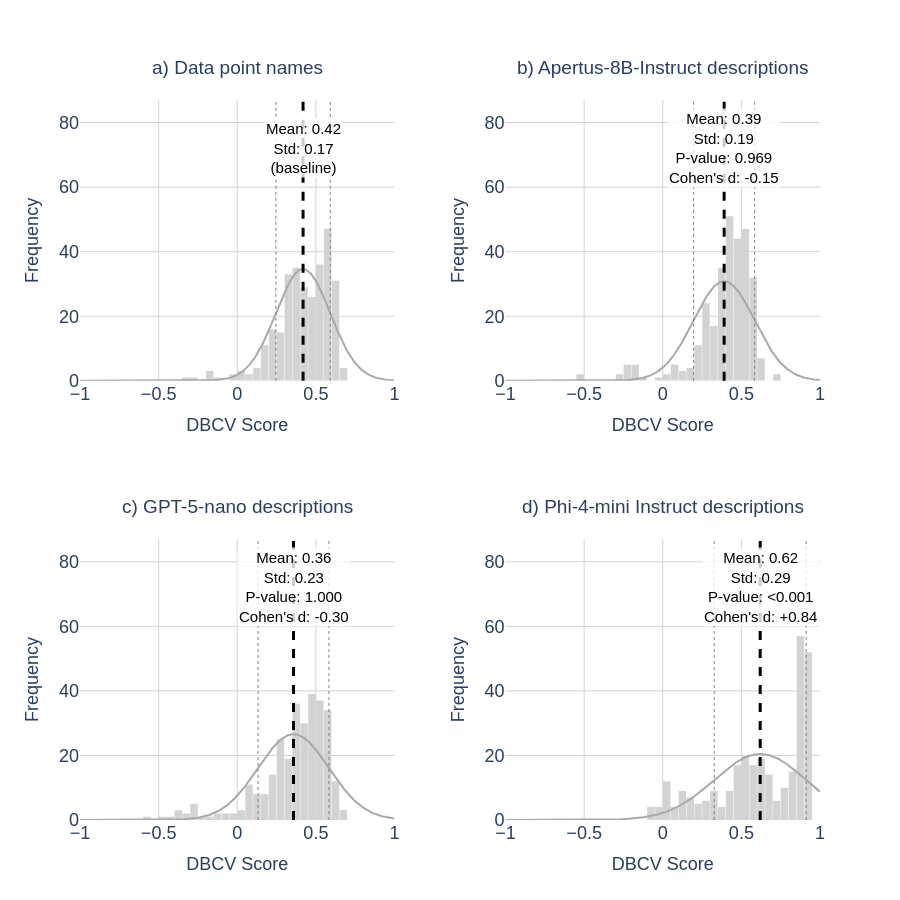

Write notebook code for a chart like this one.
### Code cell
import plotly.graph_objects as go
from plotly.subplots import make_subplots
import pandas as pd
import numpy as np
from scipy import stats
from scipy.stats import ttest_ind
from statsmodels.stats.multitest import multipletests

# --- Configuration (DBCV spans [-1, 1]; negatives are valid, not failures) ---
bin_size = 0.05
x_min, x_max = -1.0, 1.0
bin_edges = np.arange(x_min, x_max + bin_size, bin_size)
bin_config = dict(start=x_min, end=x_max, size=bin_size)

# --- Data: FULL column, no nz() filter (DBCV has no zero/failure sentinel) ---
raw = {
    "a) Data point names":                 df_data_points['user_attrs_dbcv_score'],
    "b) Apertus-8B-Instruct descriptions":  df_descriptions['user_attrs_dbcv_score'],
    "c) GPT-5-nano descriptions":           df_descriptions_gpt['user_attrs_dbcv_score'],
    "d) Phi-4-mini Instruct descriptions":  df_descriptions_phi['user_attrs_dbcv_score'],
}
names = list(raw.keys())
base_full = raw[names[0]].dropna()

datasets = [(raw[n].dropna(), n, 'lightgrey') for n in names]

# --- Hypothesis test: one-sided Welch on full DBCV scores, Holm-corrected over the 3 methods ---
method_idx = [1, 2, 3]
raw_p, deltas = {}, {}
for i in method_idx:
    v = raw[names[i]].dropna()
    _, p_one = ttest_ind(v, base_full, equal_var=False, alternative='greater')  # H1: method > data_points
    raw_p[i]  = p_one
    deltas[i] = cohens_d(v, base_full)

reject, p_holm_arr, *_ = multipletests([raw_p[i] for i in method_idx], method='holm')
p_holm    = dict(zip(method_idx, p_holm_arr))
confirmed = dict(zip(method_idx, reject))

def fmt_p(p):
    return "<0.001" if p < 0.001 else f"{p:.3f}"

# --- Global Y-Max (histogram counts only; no failed bars) ---
max_freq = max(np.histogram(data, bins=bin_edges)[0].max() for data, _, _ in datasets)
global_y_max = max_freq + 30

# --- Helper: normal curve (visual reference only; data are non-normal) ---
def get_normal_curve(data, x_min, x_max, bin_size):
    mu, std = data.mean(), data.std()
    x_range = np.linspace(x_min, x_max, 500)
    y_curve = stats.norm.pdf(x_range, mu, std + 1e-9) * len(data) * bin_size
    return x_range, y_curve, mu, std

# --- Subplots ---
fig = make_subplots(rows=2, cols=2, horizontal_spacing=0.15, vertical_spacing=0.22,
                    subplot_titles=["placeholder"] * 4)

for i, (data, name, color) in enumerate(datasets):
    row, col = (i // 2) + 1, (i % 2) + 1
    x_curve, y_curve, mu, std = get_normal_curve(data, x_min, x_max, bin_size)

    fig.layout.annotations[i].update(
        text=f"<span style='font-size:19px'>{name}</span><br><span style='font-size:12px'> </span>")

    fig.add_trace(go.Histogram(x=data, marker_color=color, opacity=1,
                               xbins=bin_config, autobinx=False, showlegend=False),
                  row=row, col=col)
    fig.add_trace(go.Scatter(x=x_curve, y=y_curve, mode='lines',
                             line=dict(color='darkgray', width=2), showlegend=False),
                  row=row, col=col)

    fig.add_vline(x=mu, line_width=3, line_dash="dash", line_color="black", row=row, col=col)
    fig.add_vline(x=mu - std, line_width=1, line_dash="dot", line_color="gray", row=row, col=col)
    fig.add_vline(x=mu + std, line_width=1, line_dash="dot", line_color="gray", row=row, col=col)

    if i == 0:   # baseline: no test against itself
        text = f"Mean: {mu:.2f}<br>Std: {std:.2f}<br>(baseline)"
    else:
        text = (f"Mean: {mu:.2f}<br>Std: {std:.2f}"
                f"<br>P-value: {fmt_p(raw_p[i])}<br>Cohen's d: {deltas[i]:+.2f}")

    fig.add_annotation(x=mu, y=max_freq + 12, text=text, showarrow=False, yshift=10,
                       font=dict(color="black", size=15),
                       bgcolor="rgba(255, 255, 255, 0.8)", row=row, col=col)

# --- Layout ---
fig.update_layout(width=900, height=900, plot_bgcolor='white', paper_bgcolor='white',
                  font=dict(family='Arial', size=18), bargap=0.05, barmode='overlay')

fig.update_xaxes(title_text='DBCV Score', range=[x_min, x_max], showgrid=True,
                 gridcolor='lightgray', dtick=0.5, title_font=dict(size=18))
fig.update_yaxes(title_text='Frequency', range=[0, global_y_max], showgrid=True,
                 gridcolor='lightgray', title_font=dict(size=18))

fig.write_image("260604_optimization_results_dbcv.png", scale=3)
fig.show()

### Figure 1 — Plotly figure (JSON) as saved in the notebook; plotly's stock layout.template omitted (floating-point values rounded to 4 significant figures; data arrays with more than 128 entries replaced by an {"elided": "..."} marker saying what was removed)
{"data": [{"marker": {"color": "lightgrey"}, "opacity": 1, "showlegend": false, "type": "histogram", "x": {"elided": "300 float values"}, "xaxis": "x", "xbins": {"end": 1, "size": 0.05, "start": -1}, "yaxis": "y"}, {"line": {"color": "darkgray", "width": 2}, "mode": "lines", "showlegend": false, "type": "scatter", "x": {"elided": "500 float values"}, "xaxis": "x", "y": {"elided": "500 float values"}, "yaxis": "y"}, {"marker": {"color": "lightgrey"}, "opacity": 1, "showlegend": false, "type": "histogram", "x": {"elided": "300 float values"}, "xaxis": "x2", "xbins": {"end": 1, "size": 0.05, "start": -1}, "yaxis": "y2"}, {"line": {"color": "darkgray", "width": 2}, "mode": "lines", "showlegend": false, "type": "scatter", "x": {"elided": "500 float values"}, "xaxis": "x2", "y": {"elided": "500 float values"}, "yaxis": "y2"}, {"marker": {"color": "lightgrey"}, "opacity": 1, "showlegend": false, "type": "histogram", "x": {"elided": "300 float values"}, "xaxis": "x3", "xbins": {"end": 1, "size": 0.05, "start": -1}, "yaxis": "y3"}, {"line": {"color": "darkgray", "width": 2}, "mode": "lines", "showlegend": false, "type": "scatter", "x": {"elided": "500 float values"}, "xaxis": "x3", "y": {"elided": "500 float values"}, "yaxis": "y3"}, {"marker": {"color": "lightgrey"}, "opacity": 1, "showlegend": false, "type": "histogram", "x": {"elided": "300 float values"}, "xaxis": "x4", "xbins": {"end": 1, "size": 0.05, "start": -1}, "yaxis": "y4"}, {"line": {"color": "darkgray", "width": 2}, "mode": "lines", "showlegend": false, "type": "scatter", "x": {"elided": "500 float values"}, "xaxis": "x4", "y": {"elided": "500 float values"}, "yaxis": "y4"}], "layout": {"annotations": [{"font": {"size": 16}, "showarrow": false, "text": "<span style='font-size:19px'>a) Data point names</span><br><span style='font-size:12px'> </span>", "x": 0.2125, "xanchor": "center", "xref": "paper", "y": 1, "yanchor": "bottom", "yref": "paper"}, {"font": {"size": 16}, "showarrow": false, "text": "<span style='font-size:19px'>b) Apertus-8B-Instruct descriptions</span><br><span style='font-size:12px'> </span>", "x": 0.7875, "xanchor": "center", "xref": "paper", "y": 1, "yanchor": "bottom", "yref": "paper"}, {"font": {"size": 16}, "showarrow": false, "text": "<span style='font-size:19px'>c) GPT-5-nano descriptions</span><br><span style='font-size:12px'> </span>", "x": 0.2125, "xanchor": "center", "xref": "paper", "y": 0.39, "yanchor": "bottom", "yref": "paper"}, {"font": {"size": 16}, "showarrow": false, "text": "<span style='font-size:19px'>d) Phi-4-mini Instruct descriptions</span><br><span style='font-size:12px'> </span>", "x": 0.7875, "xanchor": "center", "xref": "paper", "y": 0.39, "yanchor": "bottom", "yref": "paper"}, {"bgcolor": "rgba(255, 255, 255, 0.8)", "font": {"color": "black", "size": 15}, "showarrow": false, "text": "Mean: 0.42<br>Std: 0.17<br>(baseline)", "x": 0.4185, "xref": "x", "y": 69, "yref": "y", "yshift": 10}, {"bgcolor": "rgba(255, 255, 255, 0.8)", "font": {"color": "black", "size": 15}, "showarrow": false, "text": "Mean: 0.39<br>Std: 0.19<br>P-value: 0.969<br>Cohen's d: -0.15", "x": 0.3904, "xref": "x2", "y": 69, "yref": "y2", "yshift": 10}, {"bgcolor": "rgba(255, 255, 255, 0.8)", "font": {"color": "black", "size": 15}, "showarrow": false, "text": "Mean: 0.36<br>Std: 0.23<br>P-value: 1.000<br>Cohen's d: -0.30", "x": 0.3578, "xref": "x3", "y": 69, "yref": "y3", "yshift": 10}, {"bgcolor": "rgba(255, 255, 255, 0.8)", "font": {"color": "black", "size": 15}, "showarrow": false, "text": "Mean: 0.62<br>Std: 0.29<br>P-value: <0.001<br>Cohen's d: +0.84", "x": 0.6196, "xref": "x4", "y": 69, "yref": "y4", "yshift": 10}], "bargap": 0.05, "barmode": "overlay", "font": {"family": "Arial", "size": 18}, "height": 900, "paper_bgcolor": "white", "plot_bgcolor": "white", "shapes": [{"line": {"color": "black", "dash": "dash", "width": 3}, "type": "line", "x0": 0.4185, "x1": 0.4185, "xref": "x", "y0": 0, "y1": 1, "yref": "y domain"}, {"line": {"color": "gray", "dash": "dot", "width": 1}, "type": "line", "x0": 0.2456, "x1": 0.2456, "xref": "x", "y0": 0, "y1": 1, "yref": "y domain"}, {"line": {"color": "gray", "dash": "dot", "width": 1}, "type": "line", "x0": 0.5914, "x1": 0.5914, "xref": "x", "y0": 0, "y1": 1, "yref": "y domain"}, {"line": {"color": "black", "dash": "dash", "width": 3}, "type": "line", "x0": 0.3904, "x1": 0.3904, "xref": "x2", "y0": 0, "y1": 1, "yref": "y2 domain"}, {"line": {"color": "gray", "dash": "dot", "width": 1}, "type": "line", "x0": 0.1963, "x1": 0.1963, "xref": "x2", "y0": 0, "y1": 1, "yref": "y2 domain"}, {"line": {"color": "gray", "dash": "dot", "width": 1}, "type": "line", "x0": 0.5845, "x1": 0.5845, "xref": "x2", "y0": 0, "y1": 1, "yref": "y2 domain"}, {"line": {"color": "black", "dash": "dash", "width": 3}, "type": "line", "x0": 0.3578, "x1": 0.3578, "xref": "x3", "y0": 0, "y1": 1, "yref": "y3 domain"}, {"line": {"color": "gray", "dash": "dot", "width": 1}, "type": "line", "x0": 0.1325, "x1": 0.1325, "xref": "x3", "y0": 0, "y1": 1, "yref": "y3 domain"}, {"line": {"color": "gray", "dash": "dot", "width": 1}, "type": "line", "x0": 0.5831, "x1": 0.5831, "xref": "x3", "y0": 0, "y1": 1, "yref": "y3 domain"}, {"line": {"color": "black", "dash": "dash", "width": 3}, "type": "line", "x0": 0.6196, "x1": 0.6196, "xref": "x4", "y0": 0, "y1": 1, "yref": "y4 domain"}, {"line": {"color": "gray", "dash": "dot", "width": 1}, "type": "line", "x0": 0.3271, "x1": 0.3271, "xref": "x4", "y0": 0, "y1": 1, "yref": "y4 domain"}, {"line": {"color": "gray", "dash": "dot", "width": 1}, "type": "line", "x0": 0.912, "x1": 0.912, "xref": "x4", "y0": 0, "y1": 1, "yref": "y4 domain"}], "width": 900, "xaxis": {"anchor": "y", "domain": [0, 0.425], "dtick": 0.5, "gridcolor": "lightgray", "range": [-1, 1], "showgrid": true, "title": {"font": {"size": 18}, "text": "DBCV Score"}, "type": "linear"}, "xaxis2": {"anchor": "y2", "domain": [0.575, 1], "dtick": 0.5, "gridcolor": "lightgray", "range": [-1, 1], "showgrid": true, "title": {"font": {"size": 18}, "text": "DBCV Score"}, "type": "linear"}, "xaxis3": {"anchor": "y3", "domain": [0, 0.425], "dtick": 0.5, "gridcolor": "lightgray", "range": [-1, 1], "showgrid": true, "title": {"font": {"size": 18}, "text": "DBCV Score"}, "type": "linear"}, "xaxis4": {"anchor": "y4", "domain": [0.575, 1], "dtick": 0.5, "gridcolor": "lightgray", "range": [-1, 1], "showgrid": true, "title": {"font": {"size": 18}, "text": "DBCV Score"}, "type": "linear"}, "yaxis": {"anchor": "x", "domain": [0.61, 1], "gridcolor": "lightgray", "range": [0, 87], "showgrid": true, "title": {"font": {"size": 18}, "text": "Frequency"}, "type": "linear"}, "yaxis2": {"anchor": "x2", "domain": [0.61, 1], "gridcolor": "lightgray", "range": [0, 87], "showgrid": true, "title": {"font": {"size": 18}, "text": "Frequency"}, "type": "linear"}, "yaxis3": {"anchor": "x3", "domain": [0, 0.39], "gridcolor": "lightgray", "range": [0, 87], "showgrid": true, "title": {"font": {"size": 18}, "text": "Frequency"}, "type": "linear"}, "yaxis4": {"anchor": "x4", "domain": [0, 0.39], "gridcolor": "lightgray", "range": [0, 87], "showgrid": true, "title": {"font": {"size": 18}, "text": "Frequency"}, "type": "linear"}}}
